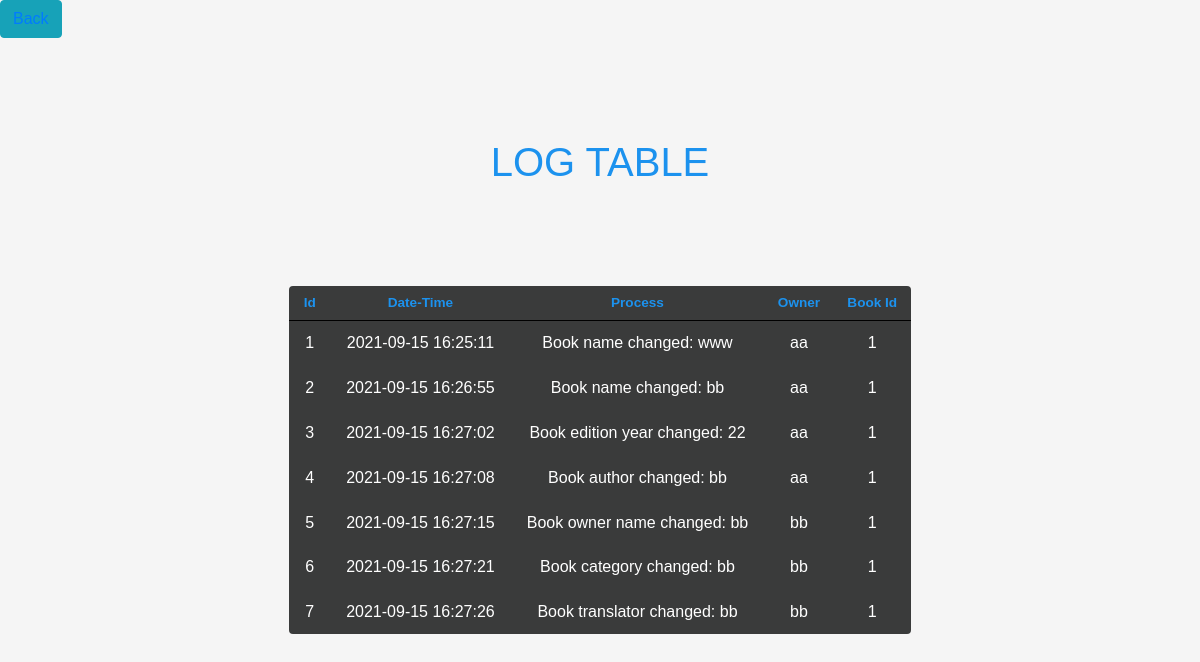
Page /log on the earlier database version.
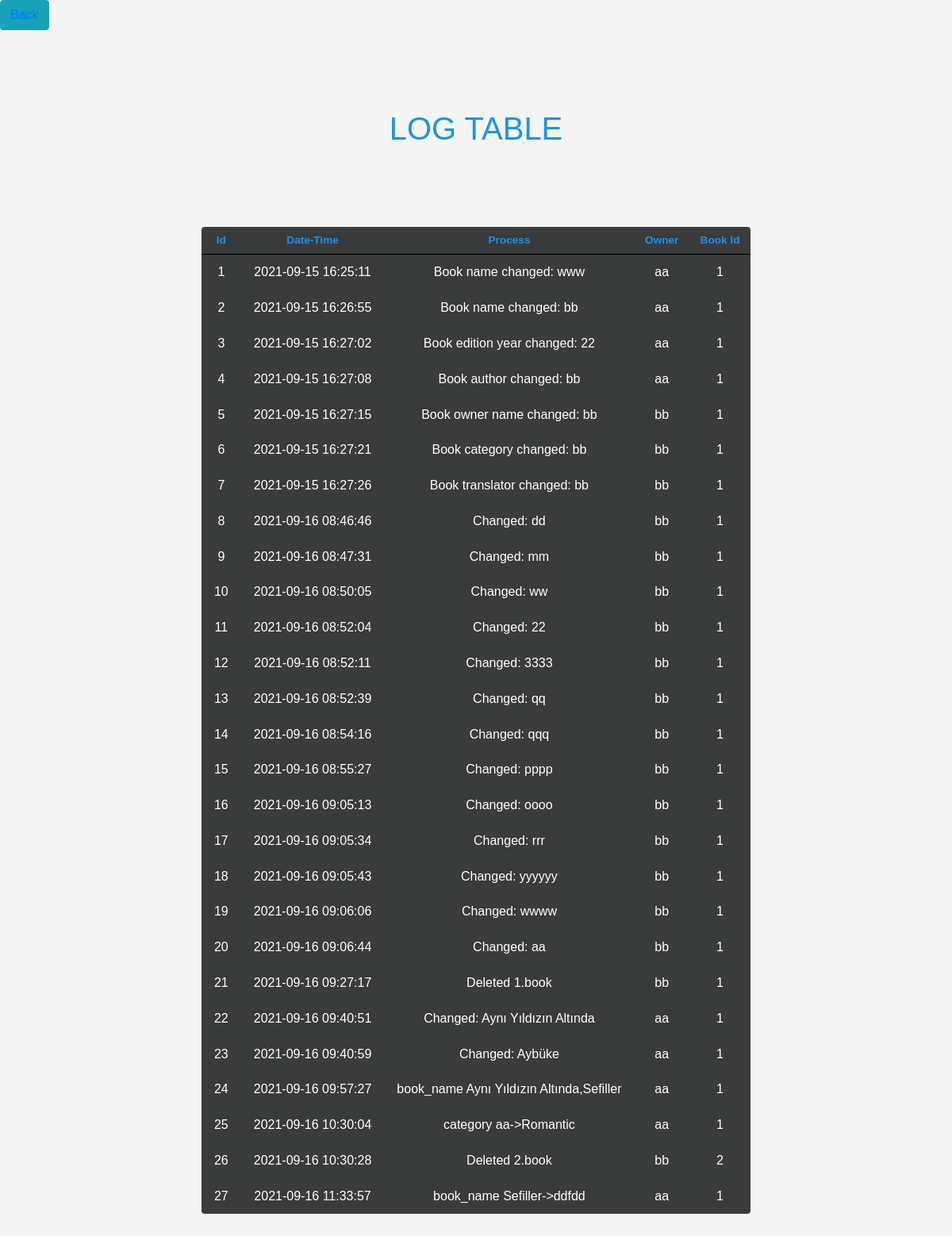
Same page on the later database version.
### tables.py (models this page shows, shortened)
class LoginfoTable(db.Model):
    __tablename__ = "logTable"
    book_id_log   = db.Column(db.Integer, primary_key=True)
    date_time     = db.Column(db.String)
    process       = db.Column(db.String)
    owner         = db.Column(db.String)
    library_id    = db.Column(db.Integer, db.ForeignKey('libraryTable.book_id'))

### app.py (the view)
@app.route("/log")
def log():
    log = db.session.query(LoginfoTable).all()
    return render_template("log.html", logs=log)

### templates/log.html (shortened to what this page needs)
<!DOCTYPE html>
<html lang="en">
<head>
    <link rel="stylesheet" href="https://maxcdn.bootstrapcdn.com/bootstrap/4.0.0/css/bootstrap.min.css">
    <button type="button" class="btn btn-info"><a href="books">Back</a></button>
    <h1>LOG TABLE</h1>
</head>
<body>
    <table>
        <thead>
          <tr>
            <th>Id</th>
            <th>Date-Time</th>
            <th>Process</th>
            <th>Owner</th>
            <th>Book Id</th>
        </thead>
        <tbody>
          {% for log in logs %}
          <tr>
            <td>{{ log.book_id_log }}</td>
            <td>{{ log.date_time }}</td>
            <td>{{ log.process }}</td>
            <td>{{ log.owner }}</td>
            <td>{{ log.library_id }}</td>
          </tr>
          {% endfor %}
        </tbody>
      </table>
</body>
</html>

### templates/log.html (style rules this page uses)
*, *:before, *:after { margin: 0; padding: 0; box-sizing: border-box; }
body { background: whitesmoke; font-family: 'Cambria', sans-serif; }
h1 { color: #1c92ee; margin:100px; text-align: center; }
table { background: #3a3b3b; border-radius: 0.25em; border-collapse: collapse; margin: 100px auto; }
th { border-bottom: 1px solid #000000; color: #1c92ee; font-size: 0.85em; font-weight: 600; padding: 0.5em 1em; text-align: center; }
td { color: #fff; font-weight: 400; padding: 0.65em 1em; text-align:center; }
tbody tr { transition:0.25s ease; }

Differences in the rows shown:
added LoginfoTable: book_id_log "8", date_time "2021-09-16 08:46:46", process "Changed: dd", owner "bb", library_id "1"
added LoginfoTable: book_id_log "9", date_time "2021-09-16 08:47:31", process "Changed: mm", owner "bb", library_id "1"
added LoginfoTable: book_id_log "10", date_time "2021-09-16 08:50:05", process "Changed: ww", owner "bb", library_id "1"
added LoginfoTable: book_id_log "11", date_time "2021-09-16 08:52:04", process "Changed: 22", owner "bb", library_id "1"
added LoginfoTable: book_id_log "12", date_time "2021-09-16 08:52:11", process "Changed: 3333", owner "bb", library_id "1"
added LoginfoTable: book_id_log "13", date_time "2021-09-16 08:52:39", process "Changed: qq", owner "bb", library_id "1"
added LoginfoTable: book_id_log "14", date_time "2021-09-16 08:54:16", process "Changed: qqq", owner "bb", library_id "1"
added LoginfoTable: book_id_log "15", date_time "2021-09-16 08:55:27", process "Changed: pppp", owner "bb", library_id "1"
added LoginfoTable: book_id_log "16", date_time "2021-09-16 09:05:13", process "Changed: oooo", owner "bb", library_id "1"
added LoginfoTable: book_id_log "17", date_time "2021-09-16 09:05:34", process "Changed: rrr", owner "bb", library_id "1"
added LoginfoTable: book_id_log "18", date_time "2021-09-16 09:05:43", process "Changed: yyyyyy", owner "bb", library_id "1"
added LoginfoTable: book_id_log "19", date_time "2021-09-16 09:06:06", process "Changed: wwww", owner "bb", library_id "1"
added LoginfoTable: book_id_log "20", date_time "2021-09-16 09:06:44", process "Changed: aa", owner "bb", library_id "1"
added LoginfoTable: book_id_log "21", date_time "2021-09-16 09:27:17", process "Deleted 1.book", owner "bb", library_id "1"
added LoginfoTable: book_id_log "22", date_time "2021-09-16 09:40:51", process "Changed: Aynı Yıldızın Altında", owner "aa", library_id "1"
added LoginfoTable: book_id_log "23", date_time "2021-09-16 09:40:59", process "Changed: Aybüke", owner "aa", library_id "1"
added LoginfoTable: book_id_log "24", date_time "2021-09-16 09:57:27", process "book_name Aynı Yıldızın Altında,Sefiller", owner "aa", library_id "1"
added LoginfoTable: book_id_log "25", date_time "2021-09-16 10:30:04", process "category aa->Romantic", owner "aa", library_id "1"
added LoginfoTable: book_id_log "26", date_time "2021-09-16 10:30:28", process "Deleted 2.book", owner "bb", library_id "2"
added LoginfoTable: book_id_log "27", date_time "2021-09-16 11:33:57", process "book_name Sefiller->ddfdd", owner "aa", library_id "1"
